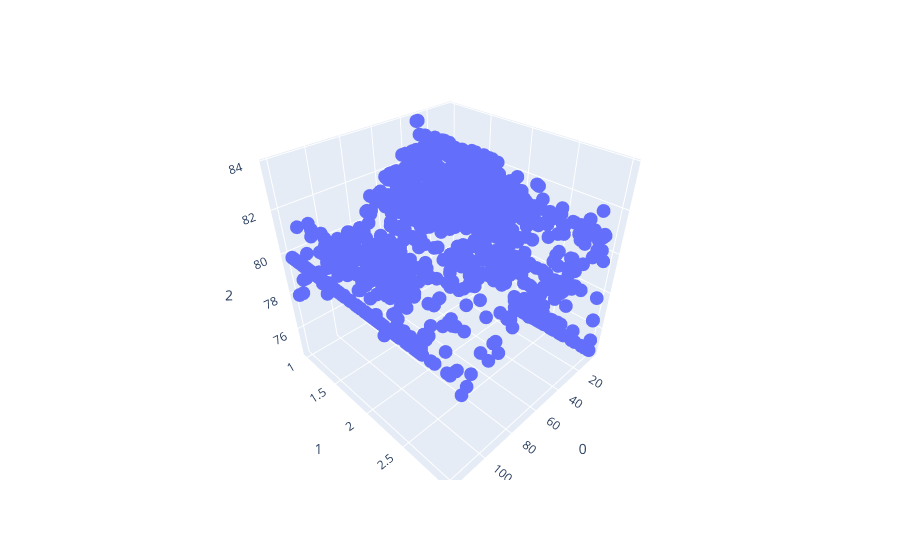

This figure's notebook cell:
### Code cell
# les positions visités par CSA en 3d : n_neighbors, p, accuracy 
ds=pd.DataFrame(data=resultat_KNN[1])
ds=ds.sort_values(by=[0,1])
ds=ds.drop_duplicates()
fig = px.scatter_3d(ds, x = 0, y = 1, z = 2)
fig.show()

### Figure 1 — Plotly figure (JSON) as saved in the notebook; plotly's stock layout.template omitted (floating-point values rounded to 4 significant figures; data arrays with more than 128 entries replaced by an {"elided": "..."} marker saying what was removed)
{"data": [{"hovertemplate": "0=%{x}<br>1=%{y}<br>2=%{z}<extra></extra>", "legendgroup": "", "marker": {"color": "#636efa", "symbol": "circle"}, "mode": "markers", "name": "", "scene": "scene", "showlegend": false, "type": "scatter3d", "x": {"elided": "1460 float values"}, "y": {"elided": "1460 float values"}, "z": {"elided": "1460 float values"}}], "layout": {"legend": {"tracegroupgap": 0}, "margin": {"t": 60}, "scene": {"domain": {"x": [0, 1], "y": [0, 1]}, "xaxis": {"title": {"text": "0"}}, "yaxis": {"title": {"text": "1"}}, "zaxis": {"title": {"text": "2"}}}}}
